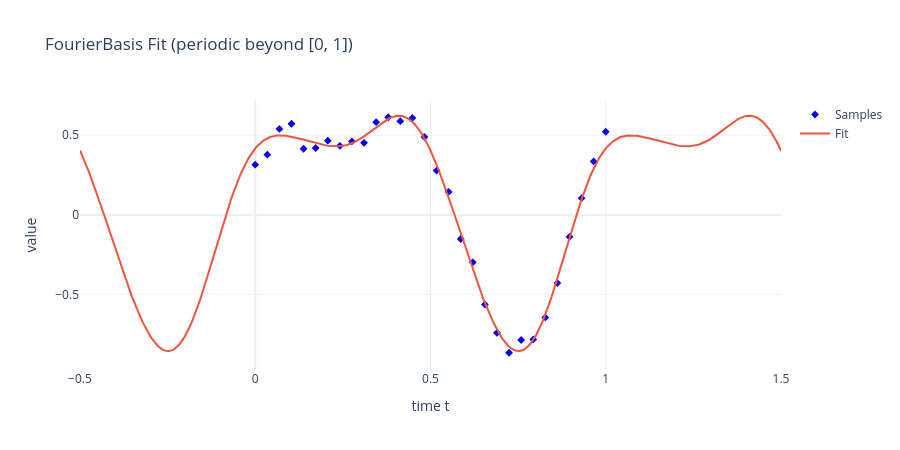

The notebook cell saved with this chart:
### Markdown cell above
## FourierBasis Fit

This cell:
1. Builds a `{x: y}` sample map using the periodic domain `x = 2pi t`.
2. Fits Fourier coefficients with `FitBasisFourierBasis`.
3. Evaluates the fit on a dense grid via `FourierBasis.WeightMatrix`.

Copy the core fit + evaluation parts if you want to integrate this into
your own pipeline (plotting is in a helper function).

### Code cell
x_fourier = 2.0 * np.pi * t
sequence : dict = {float(xi): float(yi) for xi, yi in zip(x_fourier, y)}
model = gtsam.noiseModel.Isotropic.Sigma(1, 0.05)
fit = gtsam.FitBasisFourierBasis(sequence, model, N)
params = fit.parameters()

# Extend the time domain to show periodic behavior
t_dense = np.linspace(-0.5, 1.5, 600)
x_dense = 2.0 * np.pi * t_dense
W = gtsam.FourierBasis.WeightMatrix(len(params), x_dense)
y_fit = W @ params

plot_fit(t, y, t_dense, y_fit, "FourierBasis Fit (periodic beyond [0, 1])")

### Figure 1 — Plotly figure (JSON) as saved in the notebook; plotly's stock layout.template omitted (floating-point values rounded to 4 significant figures; data arrays with more than 128 entries replaced by an {"elided": "..."} marker saying what was removed)
{"data": [{"marker": {"color": "blue", "symbol": "diamond"}, "mode": "markers", "name": "Samples", "type": "scatter", "x": [0.0, 0.03448, 0.06897, 0.1034, 0.1379, 0.1724, 0.2069, 0.2414, 0.2759, 0.3103, 0.3448, 0.3793, 0.4138, 0.4483, 0.4828, 0.5172, 0.5517, 0.5862, 0.6207, 0.6552, 0.6897, 0.7241, 0.7586, 0.7931, 0.8276, 0.8621, 0.8966, 0.931, 0.9655, 1.0], "y": [0.3152, 0.3776, 0.5395, 0.5716, 0.415, 0.4195, 0.4652, 0.4332, 0.4608, 0.4519, 0.5813, 0.6124, 0.5875, 0.6084, 0.4886, 0.2778, 0.1441, -0.1511, -0.2971, -0.5619, -0.7394, -0.8643, -0.7844, -0.7806, -0.6427, -0.4272, -0.1374, 0.1048, 0.3355, 0.5215]}, {"mode": "lines", "name": "Fit", "type": "scatter", "x": {"elided": "600 float values"}, "y": {"elided": "600 float values"}}], "layout": {"height": 450, "title": {"text": "FourierBasis Fit (periodic beyond [0, 1])"}, "width": 900, "xaxis": {"title": {"text": "time t"}}, "yaxis": {"title": {"text": "value"}}}}
